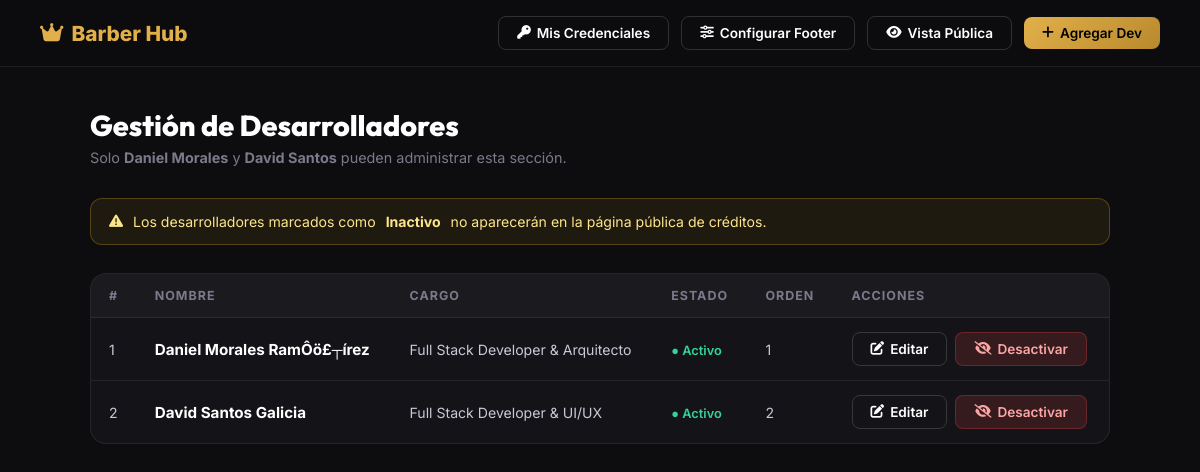
Screenshot of /public/devs/admin (signed in) with the database file from the repository.
### tables this page shows
CREATE TABLE `desarrolladores` (
  `id` int(10) unsigned NOT NULL AUTO_INCREMENT,
  `nombre` varchar(100) NOT NULL,
  `cargo` varchar(80) NOT NULL COMMENT 'Full Stack, Backend, Frontend, DBA, UI/UX',
  `descripcion` text DEFAULT NULL,
  `foto_url` varchar(255) DEFAULT NULL,
  `tecnologias` text DEFAULT NULL COMMENT 'JSON: ["PHP","MySQL","JS"]',
  `contribuciones` text DEFAULT NULL,
  `instagram` varchar(150) DEFAULT NULL,
  `facebook` varchar(150) DEFAULT NULL,
  `linkedin` varchar(150) DEFAULT NULL,
  `github` varchar(150) DEFAULT NULL,
  `sitio_web` varchar(150) DEFAULT NULL,
  `estado` enum('Activo','Inactivo') NOT NULL DEFAULT 'Activo',
  `orden` tinyint(3) unsigned NOT NULL DEFAULT 0 COMMENT 'Orden de apariciÔö£Ôöén en la pÔö£├¡gina',
  `creado_por` int(10) unsigned DEFAULT NULL COMMENT 'Solo dev1 o dev2',
  `created_at` timestamp NOT NULL DEFAULT current_timestamp(),
  `updated_at` timestamp NOT NULL DEFAULT current_timestamp() ON UPDATE current_timestamp(),
  PRIMARY KEY (`id`)
);

### app/controllers/DevsController.php (called while the page is built, shortened)
<?php
class DevsController extends Controller {
    public function admin() {
        $devModel = $this->model('Desarrollador');
        $data = [
            'titulo' => 'Gestión de Desarrolladores | ' . APP_NAME,
            'devs'   => $devModel->getAll(),
        ];
        $this->view('devs/admin', $data);
    }
}

### app/models/Model.php (called while the page is built)
<?php
class Model {
    protected $db;
    public function __construct() {
        $config = require __DIR__ . '/../../config/database.php';
        $dsn = "mysql:host={$config['host']};port={$config['port']};dbname={$config['database']};charset={$config['charset']}";
        $options = [
            PDO::ATTR_ERRMODE            => PDO::ERRMODE_EXCEPTION,
            PDO::ATTR_DEFAULT_FETCH_MODE => PDO::FETCH_ASSOC,
            PDO::ATTR_EMULATE_PREPARES   => false,
        ];
        try {
            $this->db = new PDO($dsn, $config['username'], $config['password'], $options);
        } catch (PDOException $e) {
            die("Error de conexión a la Base de Datos: " . $e->getMessage());
        }
    }
    public function query($sql, $params = []) {
        $stmt = $this->db->prepare($sql);
        $stmt->execute($params);
        return $stmt;
    }
}

### config/database.php (called while the page is built)
<?php
return [
    'host'     => '127.0.0.1',
    'port'     => '3306',
    'database' => 'barber_hub',
    'username' => 'root',
    'password' => '',
    'charset'  => 'utf8mb4',
];

### app/models/Desarrollador.php (called while the page is built, shortened)
<?php
require_once '../app/models/Model.php';
class Desarrollador extends Model {
    public function getAll() {
        $stmt = $this->query("SELECT * FROM desarrolladores ORDER BY orden ASC");
        return $stmt->fetchAll();
    }
}

### app/views/devs/admin.php (the view, shortened to what this page needs)
<!DOCTYPE html>
<html lang="es">
<head>
    <link rel="stylesheet" href="https://cdnjs.cloudflare.com/ajax/libs/font-awesome/6.4.0/css/all.min.css">
</head>
<body>
<nav class="topbar">
    <a href="<?= BASE_URL ?>/" class="topbar-logo"><i class="fas fa-crown"></i> Barber Hub</a>
    <div class="topbar-links">
        <a href="<?= BASE_URL ?>/devs/credenciales" class="btn-sm btn-outline"><i class="fas fa-key"></i> Mis Credenciales</a>
        <a href="<?= BASE_URL ?>/devs/footer" class="btn-sm btn-outline"><i class="fas fa-sliders-h"></i> Configurar Footer</a>
        <a href="<?= BASE_URL ?>/devs" class="btn-sm btn-outline"><i class="fas fa-eye"></i> Vista Pública</a>
        <a href="<?= BASE_URL ?>/devs/crear" class="btn-sm btn-gold"><i class="fas fa-plus"></i> Agregar Dev</a>
    </div>
</nav>
<div class="main">
    <h1 class="page-title">Gestión de Desarrolladores</h1>
    <p class="page-sub">Solo <strong>Daniel Morales</strong> y <strong>David Santos</strong> pueden administrar esta sección.</p>
    <div class="warning-box">
        <i class="fas fa-exclamation-triangle"></i>
        Los desarrolladores marcados como <strong>Inactivo</strong> no aparecerán en la página pública de créditos.
    </div>
    <div class="table-wrap">
        <table>
            <thead>
                <tr>
                    <th>#</th>
                    <th>Nombre</th>
                    <th>Cargo</th>
                    <th>Estado</th>
                    <th>Orden</th>
                    <th>Acciones</th>
                </tr>
            </thead>
            <tbody>
                <?php foreach ($devs as $dev): ?>
                <tr>
                    <td><?= $dev['id'] ?></td>
                    <td><strong><?= htmlspecialchars($dev['nombre']) ?></strong></td>
                    <td><?= htmlspecialchars($dev['cargo']) ?></td>
                    <td>
                        <?php if ($dev['estado'] === 'Activo'): ?>
                            <span class="estado-activo">● Activo</span>
                        <?php else: ?>
                            <span class="estado-inactivo">○ Inactivo</span>
                        <?php endif; ?>
                    </td>
                    <td><?= $dev['orden'] ?></td>
                    <td>
                        <div class="actions">
                            <a href="<?= BASE_URL ?>/devs/editar/<?= $dev['id'] ?>" class="btn-sm btn-outline"><i class="fas fa-edit"></i> Editar</a>
                            <a href="<?= BASE_URL ?>/devs/toggleEstado/<?= $dev['id'] ?>" class="btn-sm btn-danger" onclick="return confirm('¿Cambiar estado de este desarrollador?')">
                                <?= $dev['estado'] === 'Activo' ? '<i class="fas fa-eye-slash"></i> Desactivar' : '<i class="fas fa-eye"></i> Activar' ?>
                            </a>
                        </div>
                    </td>
                </tr>
                <?php endforeach; ?>
            </tbody>
        </table>
    </div>
</div>
</body>
</html>

### app/views/devs/admin.php (style rules this page uses)
*, *::before, *::after { box-sizing:border-box; margin:0; padding:0; }
:root { --gold:#E2B04A; --dark:#0D0D0F; --card:#141418; --card2:#1C1C22; --border:rgba(255,255,255,0.08); --white:#fff; --muted:#7A7A8C; }
body { font-family:'Inter',sans-serif; background:var(--dark); color:var(--white); min-height:100vh; }
h1,h2,h3,h4,h5 { font-family:'Outfit',sans-serif; }
.topbar { background:rgba(13,13,15,0.9); border-bottom:1px solid var(--border); padding:16px 40px; display:flex; align-items:center; justify-content:space-between; position:sticky; top:0; z-index:100; backdrop-filter:blur(16px); }
.topbar-logo { color:var(--gold); font-weight:800; font-size:1.3rem; text-decoration:none; display:flex; align-items:center; gap:8px; }
.topbar-links { display:flex; gap:12px; align-items:center; }
.btn-sm { font-size:0.85rem; padding:8px 18px; border-radius:8px; text-decoration:none; font-weight:600; display:inline-flex; align-items:center; gap:6px; transition:all 0.2s; border:none; cursor:pointer; }
.btn-gold { background:linear-gradient(135deg,var(--gold),#b8892d); color:#000; }
.btn-outline { border:1.5px solid rgba(255,255,255,0.15); color:var(--white); background:transparent; }
.btn-danger { background:rgba(239,68,68,0.15); color:#FCA5A5; border:1px solid rgba(239,68,68,0.3); }
.main { padding:40px; max-width:1100px; margin:0 auto; }
.page-title { font-size:1.8rem; font-weight:800; color:var(--white); margin-bottom:6px; }
.page-sub { font-size:0.9rem; color:var(--muted); margin-bottom:32px; }
.warning-box { background:rgba(251,191,36,0.08); border:1px solid rgba(251,191,36,0.25); border-radius:12px; padding:14px 18px; display:flex; align-items:center; gap:10px; font-size:0.88rem; color:#FDE68A; margin-bottom:28px; }
.table-wrap { background:var(--card); border:1px solid var(--border); border-radius:16px; overflow:hidden; }
table { width:100%; border-collapse:collapse; }
thead th { background:rgba(255,255,255,0.03); color:var(--muted); font-size:0.78rem; font-weight:700; letter-spacing:1px; text-transform:uppercase; padding:14px 18px; text-align:left; border-bottom:1px solid var(--border); }
tbody tr { border-bottom:1px solid var(--border); transition:background 0.2s; }
tbody tr:last-child { border-bottom:none; }
tbody td { padding:14px 18px; font-size:0.88rem; color:#C8C8D8; vertical-align:middle; }
tbody td strong { color:var(--white); font-size:0.95rem; }
.estado-activo { color:#34D399; font-weight:600; font-size:0.8rem; }
.actions { display:flex; gap:8px; }

### rows the page displays
desarrolladores: id "1", nombre "Daniel Morales RamÔö£┬írez", cargo "Full Stack Developer & Arquitecto", estado "● Activo", orden "1"
desarrolladores: id "2", nombre "David Santos Galicia", cargo "Full Stack Developer & UI/UX", estado "● Activo", orden "2"
